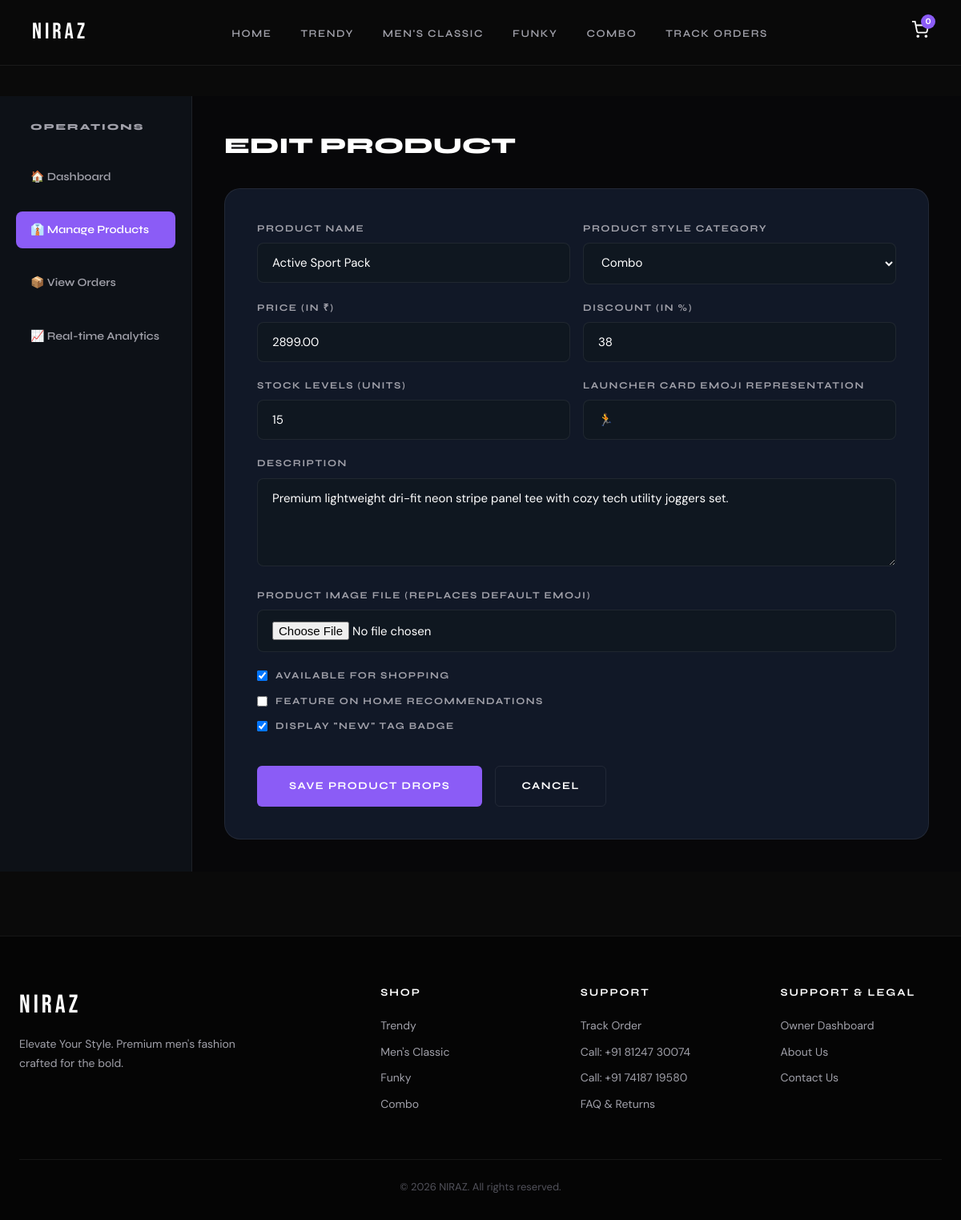
The app's page /dashboard/products/edit/26/ (signed in) with its own data.
### products/models.py (models this page shows, shortened)
class Product(models.Model):
    category = models.ForeignKey(Category, related_name='products', on_delete=models.CASCADE)
    name = models.CharField(max_length=200)
    slug = models.SlugField(max_length=220, unique=True, blank=True)
    description = models.TextField()
    price = models.DecimalField(max_digits=10, decimal_places=2)  # Decimals are correct for database transactions
    discount_percent = models.PositiveIntegerField(default=0)  # E.g. 40
    stock = models.PositiveIntegerField(default=10)
    available = models.BooleanField(default=True)
    featured = models.BooleanField(default=False)
    is_new = models.BooleanField(default=False)
    created_at = models.DateTimeField(auto_now_add=True)
    updated_at = models.DateTimeField(auto_now=True)
    emoji = models.CharField(max_length=10, default="👔")

### dashboard/views.py (the view, shortened to what this page needs)
# urls.py: path('products/edit/<int:pk>/', views.product_edit, name='product_edit'),
@login_required
def product_edit(request, pk):
    product = get_object_or_404(Product, pk=pk)
    form = ProductForm(instance=product)
    return render(request, 'dashboard/product_form.html', {
        'form': form,
        'product': product,
        'title': 'Edit Product'
    })

### cart/cart.py (called while the page is built)
    def __len__(self):
        return sum(item['quantity'] for item in self.cart.values())

### cart/context_processors.py (called while the page is built)
def cart(request):
    return {'cart': Cart(request)}

### products/models.py (called while the page is built)
    def __str__(self):
        return self.name

### templates/dashboard/product_form.html (shortened to what this page needs)
{% extends 'base.html' %}
{% load static %}
{% block content %}
<div class="container section" style="padding-top:120px;">
  <div class="dashboard-container">
    <div class="dash-sidebar">
      <div style="font-family: var(--font-head); font-size: 11px; font-weight:800; letter-spacing:2px; text-transform:uppercase; color:var(--gray); padding-left: 18px; margin-bottom: 10px;">OPERATIONS</div>
      <a href="{% url 'dashboard:dashboard_home' %}" class="dash-menu-item">🏠 Dashboard</a>
      <a href="{% url 'dashboard:product_list' %}" class="dash-menu-item active">👔 Manage Products</a>
      <a href="{% url 'dashboard:order_list' %}" class="dash-menu-item">📦 View Orders</a>
      <a href="{% url 'dashboard:analytics_view' %}" class="dash-menu-item">📈 Real-time Analytics</a>
    </div>
    <div class="dash-content">
      <h2 style="font-family: var(--font-head); font-size: 28px; font-weight:800; margin-bottom: 30px;">{{ title|upper }}</h2>
      <div class="checkout-form" style="max-width:100%; margin: 0;">
        <form method="post" enctype="multipart/form-data">
          <div class="form-row">
            <div class="form-group">
              <label class="form-label" for="{{ form.name.id_for_label }}">Product Name</label>
              {{ form.name }}
            </div>
            <div class="form-group">
              <label class="form-label" for="{{ form.category.id_for_label }}">Product Style category</label>
              {{ form.category }}
            </div>
          </div>
          <div class="form-row">
            <div class="form-group">
              <label class="form-label" for="{{ form.price.id_for_label }}">Price (in ₹)</label>
              {{ form.price }}
            </div>
            <div class="form-group">
              <label class="form-label" for="{{ form.discount_percent.id_for_label }}">Discount (in %)</label>
              {{ form.discount_percent }}
            </div>
          </div>
          <div class="form-row">
            <div class="form-group">
              <label class="form-label" for="{{ form.stock.id_for_label }}">Stock Levels (Units)</label>
              {{ form.stock }}
            </div>
            <div class="form-group">
              <label class="form-label" for="{{ form.emoji.id_for_label }}">Launcher Card Emoji representation</label>
              {{ form.emoji }}
            </div>
          </div>
          <div class="form-group">
            <label class="form-label" for="{{ form.description.id_for_label }}">Description</label>
            {{ form.description }}
          </div>
          <div class="form-group">
            <label class="form-label" for="id_image">Product Image File (Replaces default Emoji)</label>
            {{ form.image }}
          </div>
          <div class="form-group" style="display:flex; flex-direction:column; gap:12px; margin-top:20px;">
            <div style="display:flex; align-items:center;">
              {{ form.available }}
              <label class="form-label" style="display:inline; margin-bottom:0;" for="{{ form.available.id_for_label }}">Available for Shopping</label>
            </div>
            <div style="display:flex; align-items:center;">
              {{ form.featured }}
              <label class="form-label" style="display:inline; margin-bottom:0;" for="{{ form.featured.id_for_label }}">Feature on Home recommendations</label>
            </div>
            <div style="display:flex; align-items:center;">
              {{ form.is_new }}
              <label class="form-label" style="display:inline; margin-bottom:0;" for="{{ form.is_new.id_for_label }}">Display "New" tag badge</label>
            </div>
          </div>
          <div style="display:flex; gap:16px; margin-top:40px;">
            <button type="submit" class="btn-primary" style="padding:14px 40px;">Save Product Drops</button>
            <a href="{% url 'dashboard:product_list' %}" class="btn-ghost" style="display:inline-flex; align-items:center;">Cancel</a>
          </div>
        </form>
      </div>
    </div>
  </div>
</div>
{% endblock %}

### static/css/main.css (style rules this page uses)
:root { --bg: #0A0A0A; --card: #111827; --card2: #0f1720; --purple: #8B5CF6; --purple-dark: #6d3fd4; --purple-glow: rgba(139,92,246,0.25); --green: #22C55E; --white: #FFFFFF; --gray: #A1A1AA; --gray2: #52525B; --border: rgba(255,255,255,0.07); --font-display: 'Bebas Neue', cursive; --font-head: 'Syne', sans-serif; --font-body: 'DM Sans', sans-serif; --radius: 12px; --radius-lg: 20px; --transition: 0.3s cubic-bezier(0.4,0,0.2,1); }
*, *::before, *::after { box-sizing: border-box; margin: 0; padding: 0; }
html { scroll-behavior: smooth; }
body { background: var(--bg); color: var(--white); font-family: var(--font-body); line-height: 1.6; overflow-x: hidden; }
a { text-decoration: none; color: inherit; }
.container { max-width: 1200px; margin: 0 auto; padding: 0 24px; }
.section { padding: 80px 0; }
.btn-primary { display: inline-flex; align-items: center; gap: 8px; background: var(--purple); color: var(--white); font-family: var(--font-head); font-weight: 700; font-size: 13px; letter-spacing: 1.5px; text-transform: uppercase; padding: 14px 32px; border-radius: 6px; border: none; cursor: pointer; transition: var(--transition); position: relative; overflow: hidden; }
.btn-primary::before { content:''; position:absolute; inset:0; background: linear-gradient(135deg, transparent, rgba(255,255,255,0.1)); opacity:0; transition: var(--transition); }
.btn-ghost { display: inline-flex; align-items: center; gap: 8px; background: transparent; color: var(--white); font-family: var(--font-head); font-weight: 700; font-size: 13px; letter-spacing: 1.5px; text-transform: uppercase; padding: 14px 32px; border-radius: 6px; border: 1px solid var(--border); cursor: pointer; transition: var(--transition); }
.checkout-form { max-width: 600px; margin: 0 auto; background: var(--card); border: 1px solid var(--border); border-radius: var(--radius-lg); padding: 40px; }
.form-group { margin-bottom: 20px; }
.form-label { display: block; font-family: var(--font-head); font-size: 12px; font-weight: 700; letter-spacing: 1.5px; text-transform: uppercase; color: var(--gray); margin-bottom: 8px; }
.form-input { width: 100%; padding: 14px 18px; background: var(--card2); border: 1px solid var(--border); border-radius: 8px; color: var(--white); font-family: var(--font-body); font-size: 15px; transition: var(--transition); outline: none; }
.form-input::placeholder { color: var(--gray2); }
.form-row { display: grid; grid-template-columns: 1fr 1fr; gap: 16px; }
.dashboard-container { display: grid; grid-template-columns: 240px 1fr; min-height: 100vh; padding-top: 0; }
.dash-sidebar { background: #0D1117; border-right: 1px solid var(--border); padding: 30px 20px; display: flex; flex-direction: column; gap: 20px; }
.dash-menu-item { display: flex; align-items: center; gap: 12px; padding: 12px 18px; border-radius: 8px; font-family: var(--font-head); font-weight: 600; font-size: 14px; color: var(--gray); transition: var(--transition); }
.dash-menu-item:hover, .dash-menu-item.active { background: var(--purple); color: var(--white); }
.dash-content { padding: 40px; background: #070709; overflow-y: auto; }

### records on screen
Product: name "Active Sport Pack", category "Combo", price "2899.00", discount_percent "38", stock "15", emoji "🏃", description "Premium lightweight dri-fit neon stripe panel tee with cozy tech utility joggers set.", available "☑", is_new "☑"

### other values on screen
{{ cart|length|default:"0" }} "0"
{{ title|upper }} "EDIT PRODUCT"
